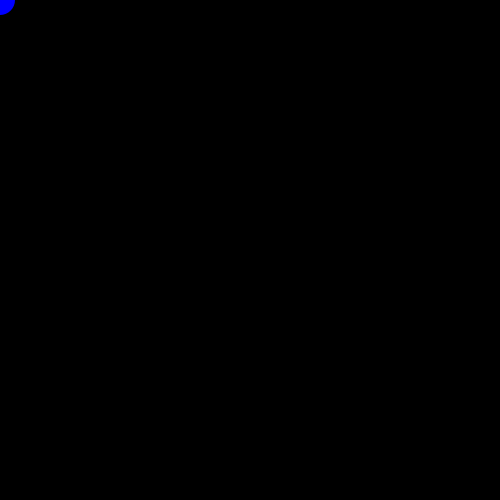
Frame 1 (no input)
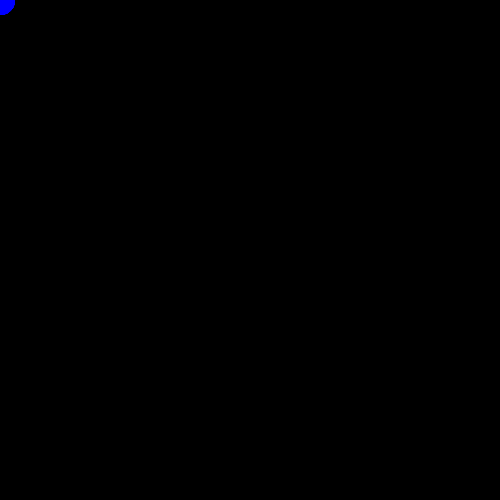
Frame 60 (the mouse pressed at the canvas centre just before this capture)
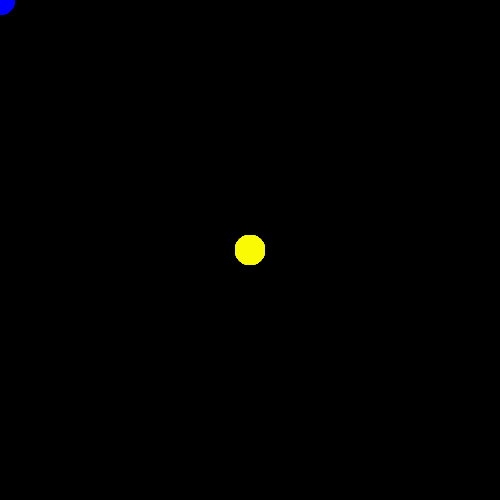
Frame 120 (the mouse held since frame 60 and released just before this capture)

The Processing sketch that drew these frames (run headless with seeded random() and noise(); from frame 60 on, the mouse is pressed at the canvas centre):

// Processing sketch: processing_71291
// ── processing_71291.pde

//William T, User Input, CP1 Mods 14-15

void setup()
{
  size(500, 500);
  background(0);
}
void draw()
{
  restart();
  randomizer(); 
  symmetric();

}
void randomizer()
{
  noStroke();
  if (keyPressed == true && key == 'r')
  { 
    fill(random(256), random(256), random(256));
    ellipse(mouseX, mouseY, 30, 30);
  }
  else
  {
    fill(mouseX, mouseY, 255-mouseX);
    ellipse(mouseX, mouseY, 30, 30);
  }
}
void symmetric()
{
  if (mousePressed == true)
  {
    ellipse(mouseX, mouseY, 30, 30);
    ellipse(500-mouseX, 500-mouseY, 30, 30);
  }
}
void restart()
{
  if (keyPressed == true && key == ' ')
  {
    background(0);
  }
}
